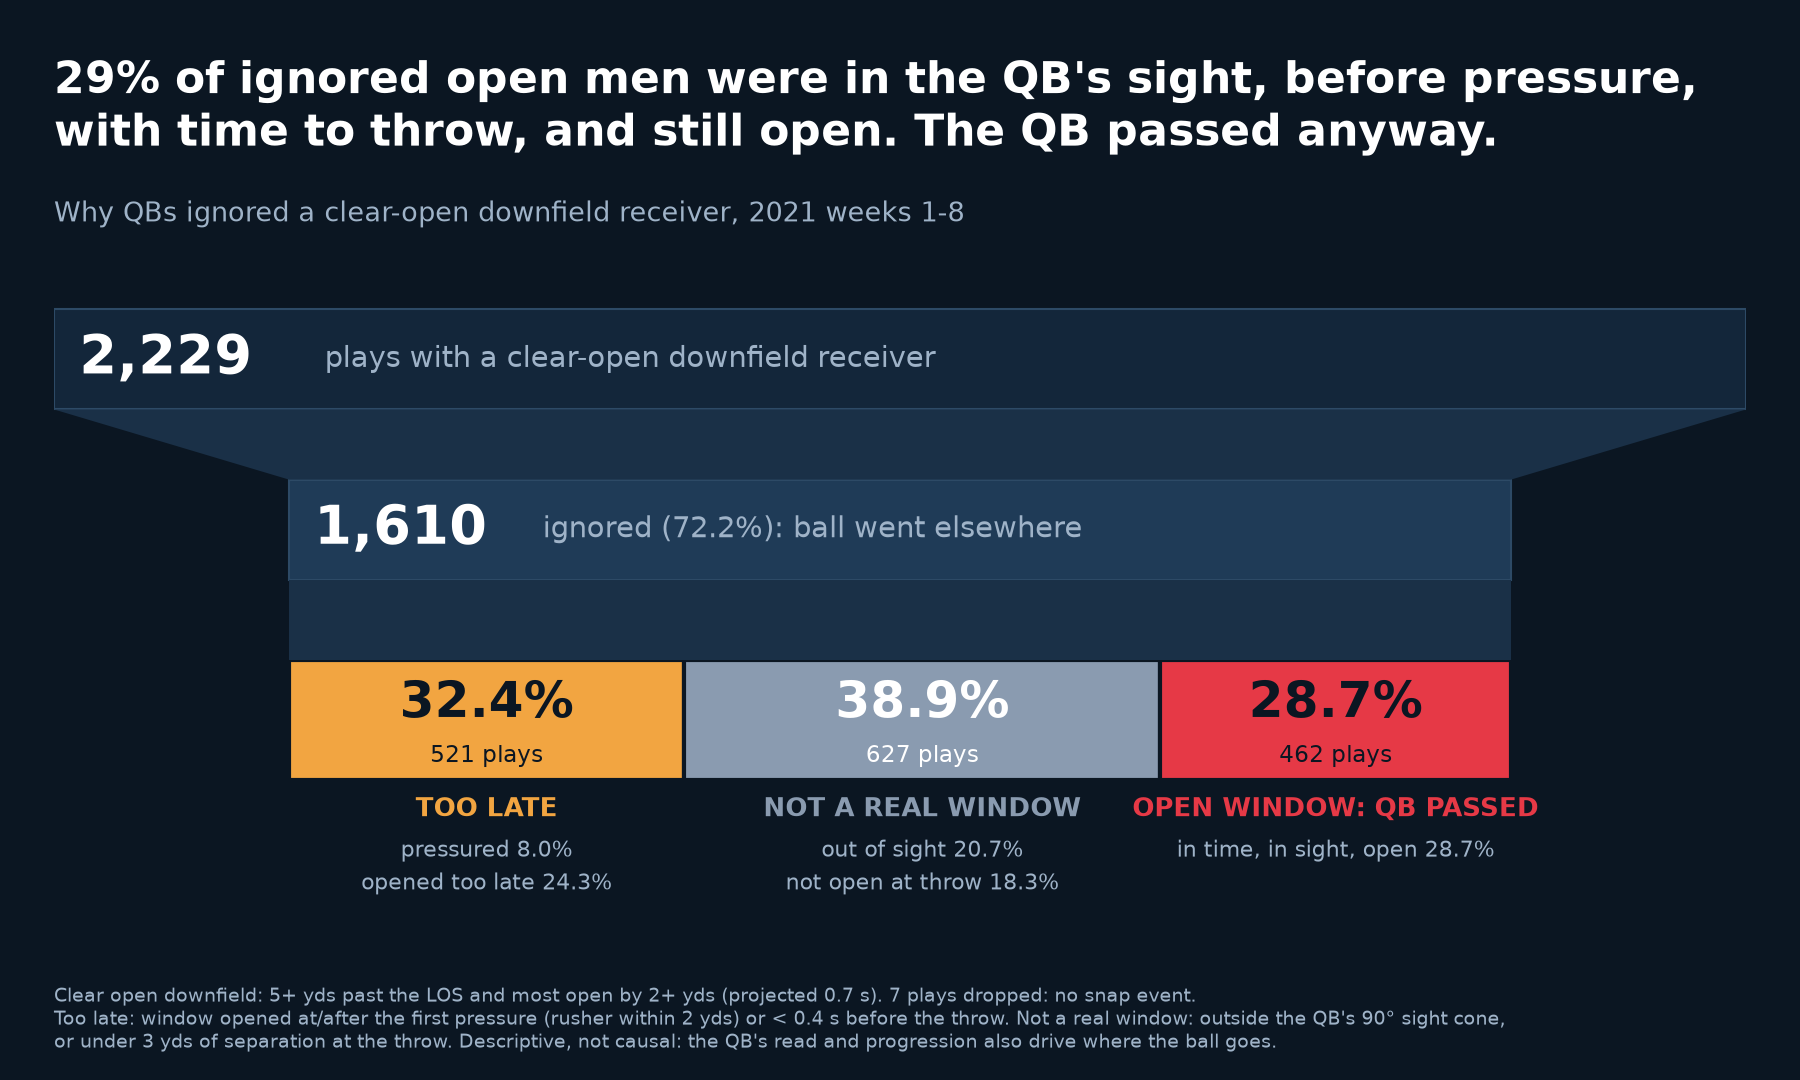

This figure's Python source:
"""Visual: Why the open man was ignored -- funnel from clear-open downfield plays to the
three bucket3 groups, from outputs/buckets.csv (src/combine.py). Output: why_ignored.png
"""
import os

import matplotlib
matplotlib.use("Agg")
import matplotlib.pyplot as plt
import pandas as pd

from common import OUT

REPO = os.path.dirname(os.path.dirname(OUT))
BUCKETS = os.path.join(REPO, "outputs", "buckets.csv")

BG, PANEL, FG, MUTED = "#0b1622", "#13263a", "#ffffff", "#9fb3c8"
GROUPS = [  # bucket3, label, colour, sub-buckets
    ("TOO_LATE", "TOO LATE", "#f2a541", ["pressured", "late"]),
    ("NOT_REAL_WINDOW", "NOT A REAL WINDOW", "#8a9bb0", ["blind", "closed"]),
    ("OPEN_WINDOW", "OPEN WINDOW: QB PASSED", "#e63946", ["missed"]),
]
SUB_LABEL = {"pressured": "pressured", "late": "opened too late", "blind": "out of sight",
             "closed": "not open at throw", "missed": "in time, in sight, open"}


def stats():
    b = pd.read_csv(BUCKETS)
    co = b[b.analyzed]
    ign = co[~co.is_target]
    return len(co), len(ign), ign.bucket3.value_counts(), ign.bucket.value_counts()


def main():
    n_co, n_ign, b3, sub = stats()
    print(f"clear-open {n_co}, ignored {n_ign}; " +
          ", ".join(f"{g} {b3.get(g, 0)} ({b3.get(g, 0) / n_ign:.1%})" for g, *_ in GROUPS))
    plt.rcParams.update({"font.family": "DejaVu Sans"})
    fig = plt.figure(figsize=(12, 7.2), facecolor=BG)
    ax = fig.add_axes([0.03, 0.12, 0.94, 0.64], facecolor=BG)
    ax.set_xlim(0, 1)
    ax.set_ylim(-0.25, 3.2)
    ax.axis("off")

    # Row 1: all clear-open plays. Row 2: ignored. Row 3: split of ignored.
    ign_w = n_ign / n_co
    ax.barh(2.7, 1.0, height=0.5, color=PANEL, edgecolor="#2d4a66")
    ax.text(0.015, 2.7, f"{n_co:,}", color=FG, fontsize=26, fontweight="bold", va="center")
    ax.text(0.16, 2.7, "plays with a clear-open downfield receiver", color=MUTED, fontsize=14,
            va="center")
    x0 = (1 - ign_w) / 2
    ax.barh(1.85, ign_w, left=x0, height=0.5, color="#1f3b57", edgecolor="#2d4a66")
    ax.text(x0 + 0.015, 1.85, f"{n_ign:,}", color=FG, fontsize=26, fontweight="bold", va="center")
    ax.text(x0 + 0.15, 1.85, f"ignored ({n_ign / n_co:.1%}): ball went elsewhere", color=MUTED,
            fontsize=14, va="center")
    for y0, y1, w0, w1 in [(2.45, 2.1, 1.0, ign_w)]:
        l0, l1 = (1 - w0) / 2, (1 - w1) / 2
        ax.fill([l0, l0 + w0, l1 + w1, l1], [y0, y0, y1, y1], color="#1a3047", lw=0)

    left = x0
    for key, label, col, subs in GROUPS:
        n = int(b3.get(key, 0))
        w = ign_w * n / n_ign
        ax.barh(0.9, w, left=left, height=0.6, color=col, edgecolor=BG, lw=2)
        ax.text(left + w / 2, 0.98, f"{n / n_ign:.1%}", color=BG if key != "NOT_REAL_WINDOW" else FG,
                fontsize=24, fontweight="bold", ha="center", va="center")
        ax.text(left + w / 2, 0.72, f"{n:,} plays", color=BG if key != "NOT_REAL_WINDOW" else FG,
                fontsize=11, ha="center", va="center")
        ax.text(left + w / 2, 0.42, label, color=col, fontsize=12.5, fontweight="bold", ha="center")
        parts = "\n".join(f"{SUB_LABEL[s]} {sub.get(s, 0) / n_ign:.1%}" for s in subs)
        ax.text(left + w / 2, 0.33, parts, color=MUTED, fontsize=10.5, ha="center", va="top",
                linespacing=1.5)
        left += w
    ax.fill([x0, x0 + ign_w, x0 + ign_w, x0], [1.6, 1.6, 1.2, 1.2], color="#1a3047", lw=0)

    n_open = int(b3.get("OPEN_WINDOW", 0))
    fig.text(0.03, 0.9, f"{n_open / n_ign:.0%} of ignored open men were in the QB's sight, "
             f"before pressure,\nwith time to throw, and still open. The QB passed anyway.",
             color=FG, fontsize=21, fontweight="bold", va="center")
    fig.text(0.03, 0.795, "Why QBs ignored a clear-open downfield receiver, 2021 weeks 1-8",
             color=MUTED, fontsize=13)
    fig.text(0.03, 0.03,
             "Clear open downfield: 5+ yds past the LOS and most open by 2+ yds (projected 0.7 s). "
             "7 plays dropped: no snap event.\nToo late: window opened at/after the first pressure "
             "(rusher within 2 yds) or < 0.4 s before the throw. Not a real window: outside the QB's "
             "90° sight cone,\nor under 3 yds of separation at the throw. Descriptive, not causal: "
             "the QB's read and progression also drive where the ball goes.",
             color=MUTED, fontsize=9.2)
    fig.savefig(os.path.join(OUT, "why_ignored.png"), dpi=150, facecolor=BG)
    plt.close(fig)


if __name__ == "__main__":
    main()
